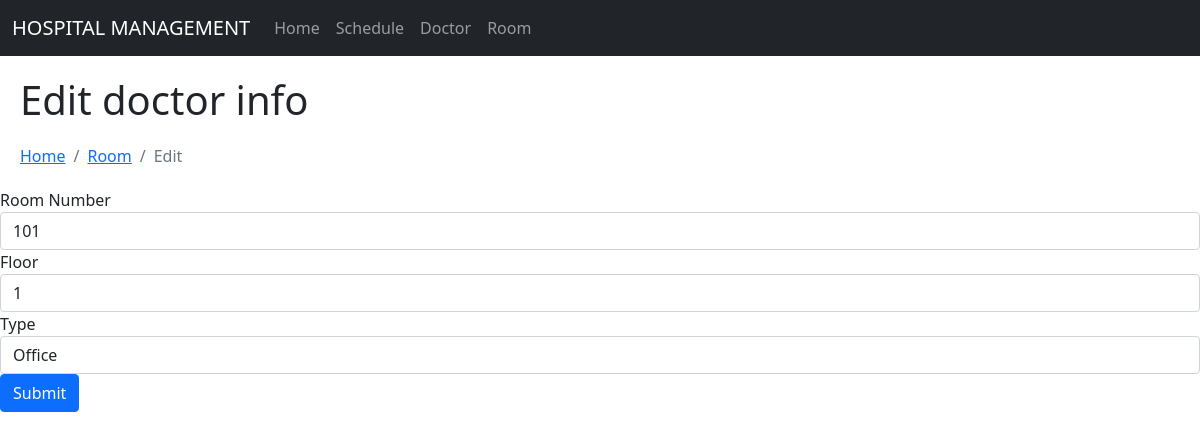
/main/edit-room.php?id=1, run on the app's committed database.
### tables this page shows
CREATE TABLE room(
            id          INTEGER,
            room_no      INTEGER,
            room_floor       INTEGER,
            room_type        TEXT,
            PRIMARY KEY(id)
            );

### main/edit-room.php (the view, shortened to what this page needs)
<?php
    include('static/config.php');
    $room_id = intval($_GET['id']);
?>
<html lang="en">
<head>
    <link href="https://cdn.jsdelivr.net/npm/bootstrap@5.1.3/dist/css/bootstrap.min.css" rel="stylesheet">
    <link rel="stylesheet" href="../styles/styles.css">
</head>
<body>
    <div>
        <?php include('static/navbar.php'); ?>
    </div>
    <div class="title">
        <h1>Edit doctor info</h1>
    </div>
    <div class="app">
        <div class="list-title margin">
            <nav aria-label="breadcrumb">
                <ol class="breadcrumb">
                    <li class="breadcrumb-item"><a href="index.php">Home</a></li>
                    <li class="breadcrumb-item"><a href="room.php">Room</a></li>
                    <li class="breadcrumb-item active" aria-current="page">Edit</li>
                </ol>
            </nav>
        </div>
        <div>
<?php
    $sql = mysqli_query($conn, "SELECT * FROM room WHERE id = '$room_id'");
    while($data=mysqli_fetch_array($sql)){
?>
        <div>
            <form role="form" name="adddoc" method="post" onsubmit="return valid();">
                <div class="form-section">
                    <label for="room_no">Room Number</label>
                    <input type="text" name="room_no" class="form-control"
                        value="<?php echo htmlentities($data['room_no']);?>" >
                </div>
                <div class="form-section">
                    <label for="room_floor">Floor</label>
                    <input type="text" name="room_floor" class="form-control"
                        value="<?php echo htmlentities($data['room_floor']);?>" >
                </div>
                <div class="form-section">
                    <label for="room_type">Type</label>
                    <input type="text" name="room_type" class="form-control"
                        value="<?php echo htmlentities($data['room_type']);?>" >
                </div>
                <button type="submit" name="submit" class="btn btn-primary">
                    Submit
                </button>
            </form>
        </div>
<?php }?>
        </div>
    </div>
</body>
</html>

### styles/styles.css (style rules this page uses)
.title { margin: 20px; }
.margin { margin: 20px; }

### data on the page
room: room_no "101", room_floor "1", room_type "Office"
